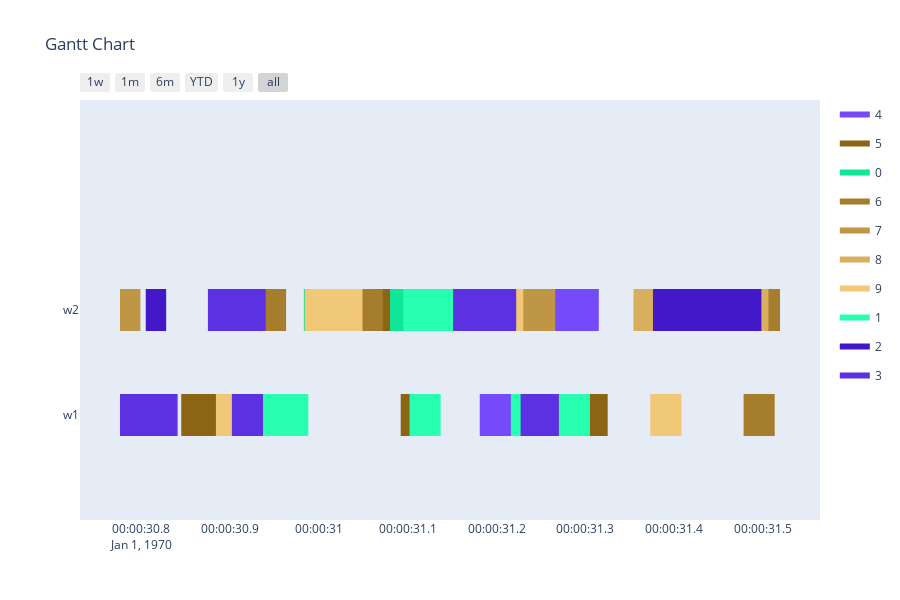

Notebook cell for this chart:
### Code cell
max_generations = 10000
population_size = 10
offspring_amount = 20
earliest_time_slot = 0
last_time_slot = 50000

optimizer = BaseGA(env)
optimizer.set_minimize()
optimizer.configure('makespan', 'twopointcrossover', 'roulettewheel', 'randomize')
# set all delivery dates to last time slot
for order in orders:
    order[1] = last_time_slot
result, best_fitness_history, average_fitness_history, best_generation_history, feasible_gen = optimizer.optimize(orders, max_generations, earliest_time_slot, last_time_slot, population_size, offspring_amount, verbose=True)
workstation_assignments = reformat_result(result, orders, env)
visualize(workstation_assignments, best_fitness_history, average_fitness_history, best_generation_history, feasible_gen)

### Figure 1 — Plotly figure (JSON) as saved in the notebook; plotly's stock layout.template omitted (floating-point values rounded to 4 significant figures)
{"data": [{"fill": "toself", "fillcolor": "rgb(116, 74, 251)", "hoverinfo": "name", "legendgroup": "rgb(116, 74, 251)", "mode": "none", "name": "4", "type": "scatter", "x": [31244, 31315, 31315, 31244, 31244, 31386, 31457, 31457, 31386, 31386, 31181, 31224, 31224, 31181, 31181, 31193, 31236, 31236, 31193, 31193, 30806, 30841, 30841, 30806], "y": [0.8, 0.8, 1.2, 1.2, null, 0.8, 0.8, 1.2, 1.2, null, -0.2, -0.2, 0.2, 0.2, null, -0.2, -0.2, 0.2, 0.2, null, -0.2, -0.2, 0.2, 0.2]}, {"fill": "toself", "fillcolor": "rgb(141, 99, 20)", "hoverinfo": "name", "legendgroup": "rgb(141, 99, 20)", "mode": "none", "name": "5", "type": "scatter", "x": [31018, 31083, 31083, 31018, 31018, 31261, 31325, 31325, 31261, 31261, 30845, 30888, 30888, 30845, 30845, 30787, 30830, 30830, 30787, 30787, 31092, 31135, 31135, 31092], "y": [0.8, 0.8, 1.2, 1.2, null, -0.2, -0.2, 0.2, 0.2, null, -0.2, -0.2, 0.2, 0.2, null, -0.2, -0.2, 0.2, 0.2, null, -0.2, -0.2, 0.2, 0.2]}, {"fill": "toself", "fillcolor": "rgb(16, 230, 151)", "hoverinfo": "name", "legendgroup": "rgb(16, 230, 151)", "mode": "none", "name": "0", "type": "scatter", "x": [31207, 31242, 31242, 31207, 31207, 31445, 31480, 31480, 31445, 31445, 31080, 31115, 31115, 31080, 31080, 31126, 31169, 31169, 31126, 31126, 30983, 31018, 31018, 30983], "y": [0.8, 0.8, 1.2, 1.2, null, 0.8, 0.8, 1.2, 1.2, null, 0.8, 0.8, 1.2, 1.2, null, 0.8, 0.8, 1.2, 1.2, null, 0.8, 0.8, 1.2, 1.2]}, {"fill": "toself", "fillcolor": "rgb(166, 124, 45)", "hoverinfo": "name", "legendgroup": "rgb(166, 124, 45)", "mode": "none", "name": "6", "type": "scatter", "x": [31007, 31072, 31072, 31007, 31007, 30898, 30963, 30963, 30898, 30898, 31454, 31519, 31519, 31454, 31454, 31478, 31513, 31513, 31478, 31478, 31263, 31298, 31298, 31263], "y": [0.8, 0.8, 1.2, 1.2, null, 0.8, 0.8, 1.2, 1.2, null, 0.8, 0.8, 1.2, 1.2, null, -0.2, -0.2, 0.2, 0.2, null, -0.2, -0.2, 0.2, 0.2]}, {"fill": "toself", "fillcolor": "rgb(191, 149, 70)", "hoverinfo": "name", "legendgroup": "rgb(191, 149, 70)", "mode": "none", "name": "7", "type": "scatter", "x": [31243, 31266, 31266, 31243, 31243, 31227, 31262, 31262, 31227, 31227, 31127, 31170, 31170, 31127, 31127, 31134, 31157, 31157, 31134, 31134, 30776, 30799, 30799, 30776], "y": [0.8, 0.8, 1.2, 1.2, null, 0.8, 0.8, 1.2, 1.2, null, 0.8, 0.8, 1.2, 1.2, null, 0.8, 0.8, 1.2, 1.2, null, 0.8, 0.8, 1.2, 1.2]}, {"fill": "toself", "fillcolor": "rgb(216, 174, 95)", "hoverinfo": "name", "legendgroup": "rgb(216, 174, 95)", "mode": "none", "name": "8", "type": "scatter", "x": [31372, 31415, 31415, 31372, 31372, 31354, 31389, 31389, 31354, 31354, 30909, 30930, 30930, 30909, 30909, 31471, 31506, 31506, 31471, 31471, 31422, 31465, 31465, 31422], "y": [0.8, 0.8, 1.2, 1.2, null, 0.8, 0.8, 1.2, 1.2, null, 0.8, 0.8, 1.2, 1.2, null, 0.8, 0.8, 1.2, 1.2, null, 0.8, 0.8, 1.2, 1.2]}, {"fill": "toself", "fillcolor": "rgb(241, 199, 120)", "hoverinfo": "name", "legendgroup": "rgb(241, 199, 120)", "mode": "none", "name": "9", "type": "scatter", "x": [31159, 31230, 31230, 31159, 31159, 30984, 31049, 31049, 30984, 30984, 31409, 31480, 31480, 31409, 31409, 30884, 30919, 30919, 30884, 30884, 31373, 31408, 31408, 31373], "y": [0.8, 0.8, 1.2, 1.2, null, 0.8, 0.8, 1.2, 1.2, null, 0.8, 0.8, 1.2, 1.2, null, -0.2, -0.2, 0.2, 0.2, null, -0.2, -0.2, 0.2, 0.2]}, {"fill": "toself", "fillcolor": "rgb(41, 255, 176)", "hoverinfo": "name", "legendgroup": "rgb(41, 255, 176)", "mode": "none", "name": "1", "type": "scatter", "x": [31095, 31160, 31160, 31095, 31095, 31270, 31305, 31305, 31270, 31270, 31216, 31251, 31251, 31216, 31216, 30924, 30988, 30988, 30924, 30924, 31102, 31137, 31137, 31102], "y": [0.8, 0.8, 1.2, 1.2, null, -0.2, -0.2, 0.2, 0.2, null, -0.2, -0.2, 0.2, 0.2, null, -0.2, -0.2, 0.2, 0.2, null, -0.2, -0.2, 0.2, 0.2]}, {"fill": "toself", "fillcolor": "rgb(66, 24, 201)", "hoverinfo": "name", "legendgroup": "rgb(66, 24, 201)", "mode": "none", "name": "2", "type": "scatter", "x": [31463, 31498, 31498, 31463, 31463, 31419, 31454, 31454, 31419, 31419, 31376, 31419, 31419, 31376, 31376, 30805, 30828, 30828, 30805, 30805, 31435, 31470, 31470, 31435], "y": [0.8, 0.8, 1.2, 1.2, null, 0.8, 0.8, 1.2, 1.2, null, 0.8, 0.8, 1.2, 1.2, null, 0.8, 0.8, 1.2, 1.2, null, 0.8, 0.8, 1.2, 1.2]}, {"fill": "toself", "fillcolor": "rgb(91, 49, 226)", "hoverinfo": "name", "legendgroup": "rgb(91, 49, 226)", "mode": "none", "name": "3", "type": "scatter", "x": [31151, 31222, 31222, 31151, 31151, 30875, 30940, 30940, 30875, 30875, 30776, 30840, 30840, 30776, 30776, 31227, 31270, 31270, 31227, 31227, 30902, 30937, 30937, 30902], "y": [0.8, 0.8, 1.2, 1.2, null, 0.8, 0.8, 1.2, 1.2, null, -0.2, -0.2, 0.2, 0.2, null, -0.2, -0.2, 0.2, 0.2, null, -0.2, -0.2, 0.2, 0.2]}, {"legendgroup": "rgb(116, 74, 251)", "marker": {"color": "rgb(116, 74, 251)", "opacity": 0, "size": 1}, "mode": "markers", "name": "", "showlegend": false, "text": [null, null, null, null, null, null, null, null, null, null], "type": "scatter", "x": [31244, 31315, 31386, 31457, 31181, 31224, 31193, 31236, 30806, 30841], "y": [1, 1, 1, 1, 0, 0, 0, 0, 0, 0]}, {"legendgroup": "rgb(141, 99, 20)", "marker": {"color": "rgb(141, 99, 20)", "opacity": 0, "size": 1}, "mode": "markers", "name": "", "showlegend": false, "text": [null, null, null, null, null, null, null, null, null, null], "type": "scatter", "x": [31018, 31083, 31261, 31325, 30845, 30888, 30787, 30830, 31092, 31135], "y": [1, 1, 0, 0, 0, 0, 0, 0, 0, 0]}, {"legendgroup": "rgb(16, 230, 151)", "marker": {"color": "rgb(16, 230, 151)", "opacity": 0, "size": 1}, "mode": "markers", "name": "", "showlegend": false, "text": [null, null, null, null, null, null, null, null, null, null], "type": "scatter", "x": [31207, 31242, 31445, 31480, 31080, 31115, 31126, 31169, 30983, 31018], "y": [1, 1, 1, 1, 1, 1, 1, 1, 1, 1]}, {"legendgroup": "rgb(166, 124, 45)", "marker": {"color": "rgb(166, 124, 45)", "opacity": 0, "size": 1}, "mode": "markers", "name": "", "showlegend": false, "text": [null, null, null, null, null, null, null, null, null, null], "type": "scatter", "x": [31007, 31072, 30898, 30963, 31454, 31519, 31478, 31513, 31263, 31298], "y": [1, 1, 1, 1, 1, 1, 0, 0, 0, 0]}, {"legendgroup": "rgb(191, 149, 70)", "marker": {"color": "rgb(191, 149, 70)", "opacity": 0, "size": 1}, "mode": "markers", "name": "", "showlegend": false, "text": [null, null, null, null, null, null, null, null, null, null], "type": "scatter", "x": [31243, 31266, 31227, 31262, 31127, 31170, 31134, 31157, 30776, 30799], "y": [1, 1, 1, 1, 1, 1, 1, 1, 1, 1]}, {"legendgroup": "rgb(216, 174, 95)", "marker": {"color": "rgb(216, 174, 95)", "opacity": 0, "size": 1}, "mode": "markers", "name": "", "showlegend": false, "text": [null, null, null, null, null, null, null, null, null, null], "type": "scatter", "x": [31372, 31415, 31354, 31389, 30909, 30930, 31471, 31506, 31422, 31465], "y": [1, 1, 1, 1, 1, 1, 1, 1, 1, 1]}, {"legendgroup": "rgb(241, 199, 120)", "marker": {"color": "rgb(241, 199, 120)", "opacity": 0, "size": 1}, "mode": "markers", "name": "", "showlegend": false, "text": [null, null, null, null, null, null, null, null, null, null], "type": "scatter", "x": [31159, 31230, 30984, 31049, 31409, 31480, 30884, 30919, 31373, 31408], "y": [1, 1, 1, 1, 1, 1, 0, 0, 0, 0]}, {"legendgroup": "rgb(41, 255, 176)", "marker": {"color": "rgb(41, 255, 176)", "opacity": 0, "size": 1}, "mode": "markers", "name": "", "showlegend": false, "text": [null, null, null, null, null, null, null, null, null, null], "type": "scatter", "x": [31095, 31160, 31270, 31305, 31216, 31251, 30924, 30988, 31102, 31137], "y": [1, 1, 0, 0, 0, 0, 0, 0, 0, 0]}, {"legendgroup": "rgb(66, 24, 201)", "marker": {"color": "rgb(66, 24, 201)", "opacity": 0, "size": 1}, "mode": "markers", "name": "", "showlegend": false, "text": [null, null, null, null, null, null, null, null, null, null], "type": "scatter", "x": [31463, 31498, 31419, 31454, 31376, 31419, 30805, 30828, 31435, 31470], "y": [1, 1, 1, 1, 1, 1, 1, 1, 1, 1]}, {"legendgroup": "rgb(91, 49, 226)", "marker": {"color": "rgb(91, 49, 226)", "opacity": 0, "size": 1}, "mode": "markers", "name": "", "showlegend": false, "text": [null, null, null, null, null, null, null, null, null, null], "type": "scatter", "x": [31151, 31222, 30875, 30940, 30776, 30840, 31227, 31270, 30902, 30937], "y": [1, 1, 1, 1, 0, 0, 0, 0, 0, 0]}], "layout": {"height": 600, "hovermode": "closest", "showlegend": true, "title": {"text": "Gantt Chart"}, "xaxis": {"rangeselector": {"buttons": [{"count": 7, "label": "1w", "step": "day", "stepmode": "backward"}, {"count": 1, "label": "1m", "step": "month", "stepmode": "backward"}, {"count": 6, "label": "6m", "step": "month", "stepmode": "backward"}, {"count": 1, "label": "YTD", "step": "year", "stepmode": "todate"}, {"count": 1, "label": "1y", "step": "year", "stepmode": "backward"}, {"step": "all"}]}, "showgrid": false, "type": "date", "zeroline": false}, "yaxis": {"autorange": false, "range": [-1, 3], "showgrid": false, "ticktext": ["w1", "w2"], "tickvals": [0, 1], "zeroline": false}}}
